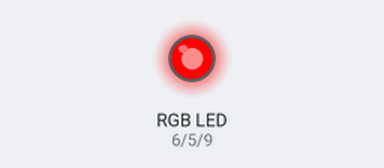
Simulated run of this sketch. Board: Arduino Uno, built with avr-gcc and run on an emulated ATmega328P. Shown: an RGB LED mixed from three pins (HIGH = lit).

Above: at 0.05 s.
At 1.25 s:
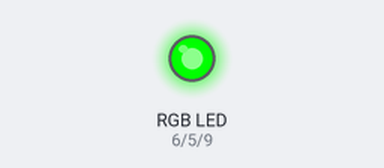
At 2.5 s:
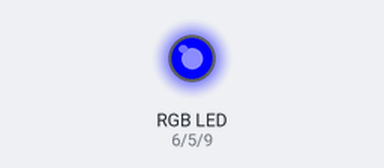
At 3.7 s:
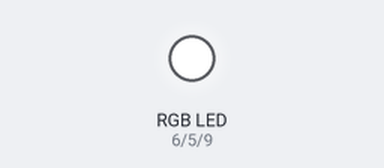
At 4.95 s:
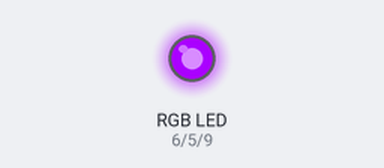
Timing chart, 0 to 6.5 s (numbered marks = the images above):
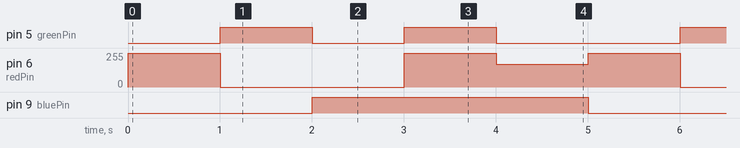

The sketch:

rgb.ino
```cpp
    int redPin= 6;
    int greenPin = 5;
    int bluePin = 9;
    void setup() {
      pinMode(redPin, OUTPUT);
      pinMode(greenPin, OUTPUT);
      pinMode(bluePin, OUTPUT);
    }
    void loop() {
      setColor(255, 0, 0); // Red Color
      delay(1000);
      setColor(0, 255, 0); // Green Color
      delay(1000);
      setColor(0, 0, 255); // Blue Color
      delay(1000);
      setColor(255, 255, 255); // White Color
      delay(1000);
      setColor(170, 0, 255); // Purple Color
      delay(1000);
    }
    void setColor(int redValue, int greenValue, int blueValue) {
      analogWrite(redPin, redValue);
      analogWrite(greenPin, greenValue);
      analogWrite(bluePin, blueValue);
    }
```

Measured:
- by itself, pin 5 (greenPin): repeats every 5.0 s: LOW 1.0 s, HIGH 1.0 s, LOW 2.0 s, HIGH 1.0 s
- by itself, pin 6 (redPin): repeats every 5.0 s: 0/255 2.0 s, 255/255 1.0 s, 170/255 1.0 s, 255/255 1.0 s
- by itself, pin 9 (bluePin): alternates HIGH for 3.0 s and LOW for 2.0 s
